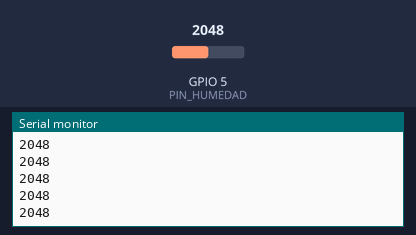
Recording of a sketch running on a simulated ESP32. Shown: the last lines printed to the serial monitor. The test bench sets the inputs (shaded band); at power-on: GPIO 5 (PIN_HUMEDAD) = 2048.

Above: at 1.2 s.
1.3 s: GPIO 5 (PIN_HUMEDAD) set to 2866
At 1.31 s:
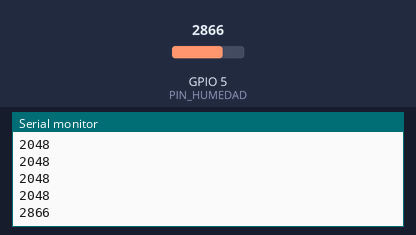
2.8 s: GPIO 5 (PIN_HUMEDAD) set to 3603
At 2.81 s:
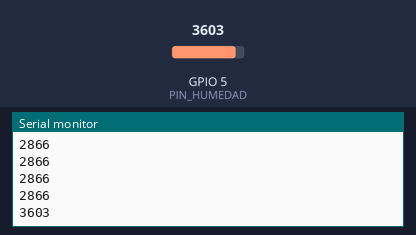
Timing chart, 0 to 5.8 s (numbered marks = the images above; inputs shaded):
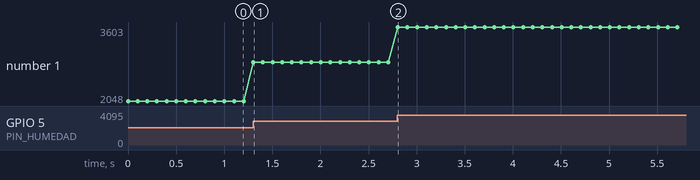

Measured:
- after the input at 1.3 s, the serial monitor: prints a new line at once (image 1)
- after the input at 2.8 s, the serial monitor: prints a new line at once (image 2)
- plotted number 1: 2048 → 2866 after the input at 1.3 s, 2866 → 3603 after the input at 2.8 s

The sketch:

HUMEDAD_ESP32.ino
```cpp
#define PIN_HUMEDAD 5

void setup() {
	Serial.begin(9600);
	pinMode(PIN_HUMEDAD, INPUT);
}

void loop() {
  int lecturaHumedad = analogRead(PIN_HUMEDAD);
	Serial.println(lecturaHumedad); //lectura analógica
	//Serial.println(digitalRead(10)); //lectura digital
	delay(100);
}
```
